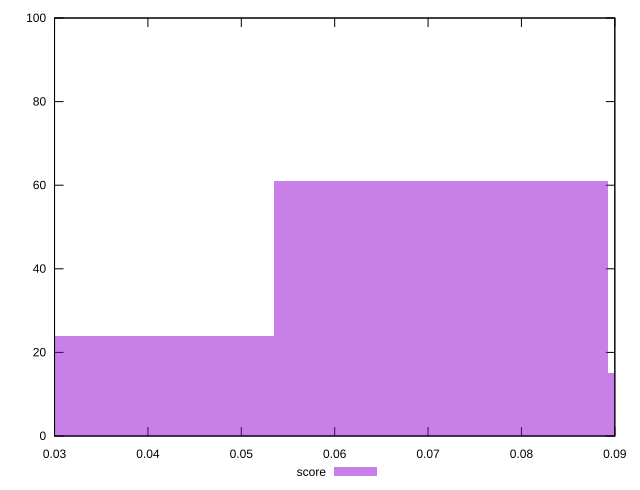

Generate this figure with gnuplot:
reset

$score <<EOF
0.07137807565811266 61
0.10706711348716899 15
0.03568903782905633 24
EOF

set key outside below
set boxwidth 0.03568903782905633
set xrange [0.03:0.09]
set yrange [0:100]
set trange [0:100]
set style fill transparent solid 0.5 noborder
set terminal svg size 640, 490 enhanced background rgb 'white'
set output "report_00015_2021-02-09T16-11-33.973Z/interactive/samples/pages+cached/score/histogram.svg"

plot $score title "score" with boxes

reset
